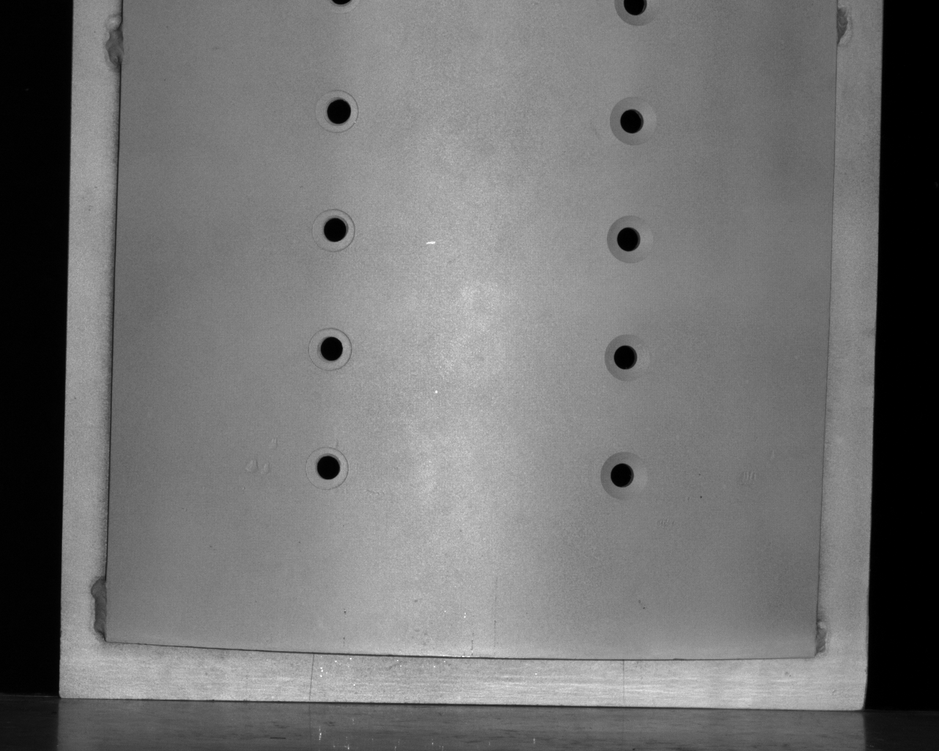
%> input picture code1/myself/testronghe/L/4.bmp, 939 x 751 px, shrunk from 1280 x 1024 before the run
$ octave --eval "result = captureCircles_Matlab(imread('testronghe/L/4.bmp'));"   (GNU Octave 9; MATLAB toolbox functions it lacks are replaced by stand-ins)
%> lines starting %> are read from the running program, lines starting %| are printed output that depends on the picture; in (x1, y1, x2, y2) boxes, pixels count from 0 and x2, y2 are one past the last pixel; in counts of white or black regions, pixels touching at a corner belong together; the program's own positions count from 1
function circles_new = captureCircles_Matlab(I)
%直接用matlab的方法提取圆
circles=[];
circles_new=[];
gray = im2bw(I,0.2); %二值化
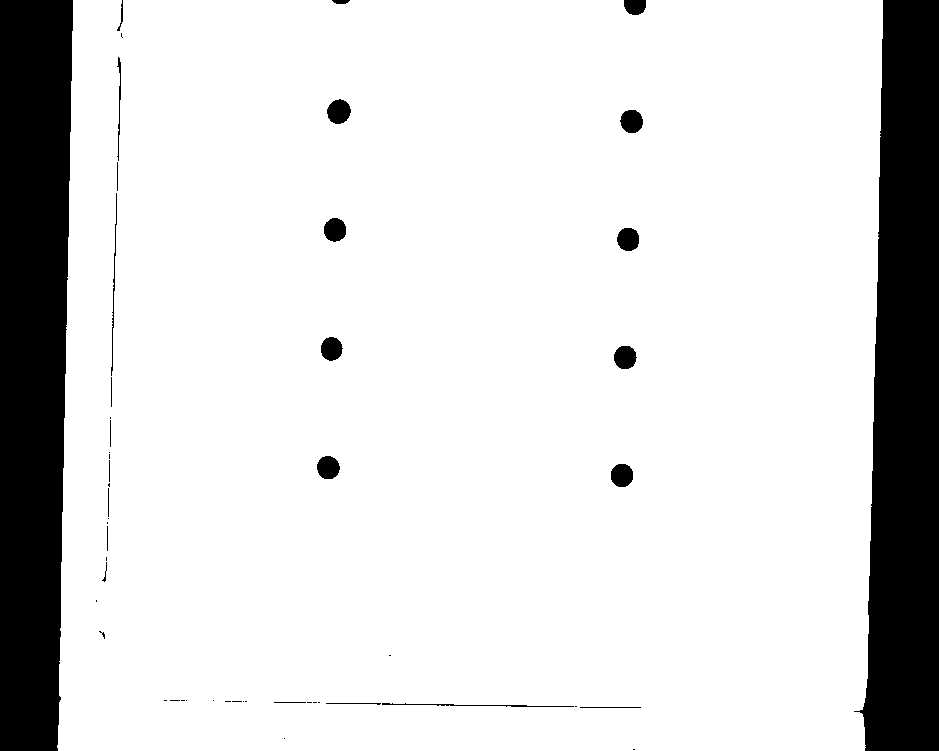
%> gray: size 751x939 logical; 85.5% white; 52 black regions (26 under 20 px), largest, box (x1, y1, x2, y2) and area: (0, 0, 73, 751) 49188, (854, 0, 939, 751) 48430, (327, 99, 351, 124) 449
%figure;imshow(gray);
[centers, radii, metric] = imfindcircles(~gray,[10 300]) ;%用matlab的函数提取圆
%> centers = [339.3 112; 632.3 122; 328.8 468.2; 625.7 358; 622.5 476; 628.7 240; 336 230.3; 332 349.3; 635.7 3.75; 36.24 339.6]; radii = [12.12; 11.65; 11.59; 11.64; 11.64; 11.61; 11.71; 11.49; 11.65; 32.21]; metric = [1.27; 1.22; 1.21; 1.21; 1.19; 1.18; 1.16; 1.1; 0.672; 0.0413]
% [5 lines of commented-out code are left out]
for i = 1:size(centers,1)
    circles = [circles;centers(i,:) radii(i)];

circles_new = circles;
circles_new = sortrows(circles_new,1);
circles_new = sortrows(circles_new,2);
end
%> this loop made 10 passes
%> circles_new on passes 1 to 3: [339.3 112 12.12], [339.3 112 12.12; 632.3 122 11.65], [339.3 112 12.12; 632.3 122 11.65; 328.8 468.2 11.59]
%> after the loop, circles = [339.3 112 12.12; 632.3 122 11.65; 328.8 468.2 11.59; 625.7 358 11.64; 622.5 476 11.64; 628.7 240 11.61; 336 230.3 11.71; 332 349.3 11.49; 635.7 3.75 11.65; 36.24 339.6 32.21]
%> `result = captureCircles_Matlab(imread('testronghe/L/4.bmp'));`: result = [635.7 3.75 11.65; 339.3 112 12.12; 632.3 122 11.65; 336 230.3 11.71; 628.7 240 11.61; 36.24 339.6 32.21; 332 349.3 11.49; 625.7 358 11.64; 328.8 468.2 11.59; 622.5 476 11.64]

$ run again, on code1/myself/testronghe/L/5.bmp
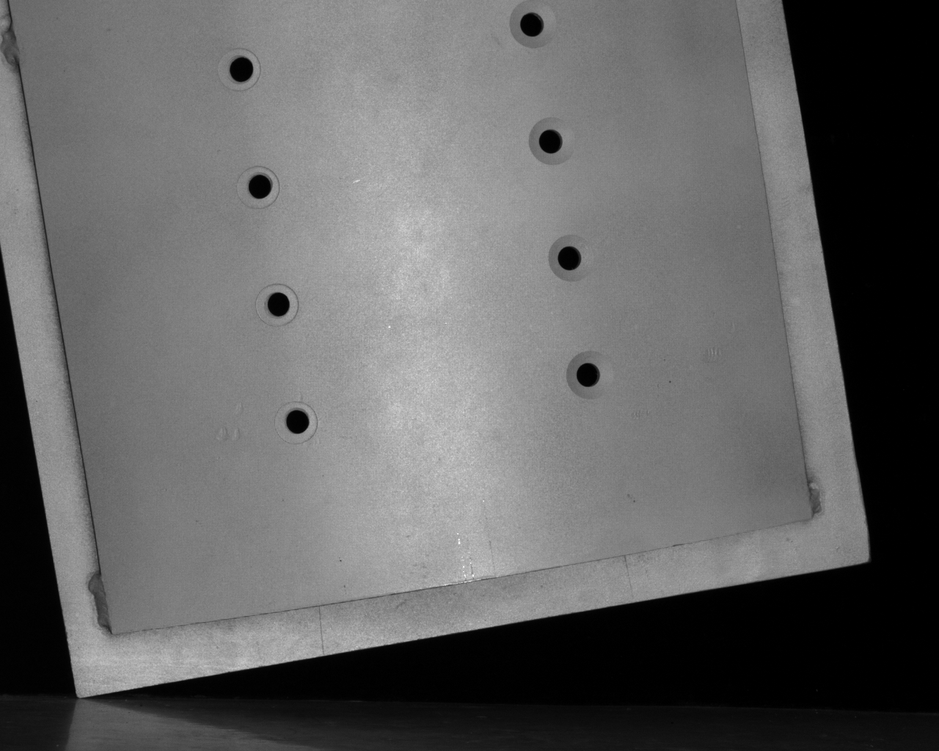
%> input picture code1/myself/testronghe/L/5.bmp, 939 x 751 px, shrunk from 1280 x 1024 before the run
%> in captureCircles_Matlab, `gray = im2bw(I,0.2);`:
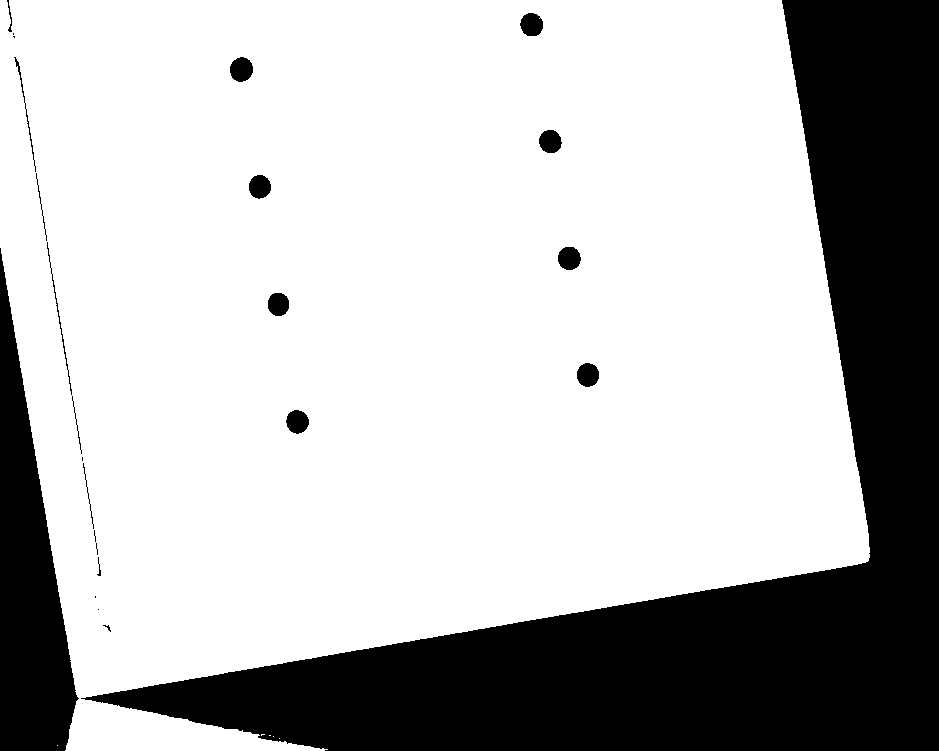
%> gray: size 751x939 logical; 73.1% white; 25 black regions (8 under 20 px), largest, box (x1, y1, x2, y2) and area: (81, 0, 939, 751) 164282, (0, 248, 79, 751) 21099, (230, 57, 253, 82) 445
%> centers = [241.8 70.17; 569.8 258.8; 550.8 142.2; 532 25.29; 298 422.3; 260 187.3; 588.5 375.5; 278.9 304.9; 184.8 699.5; 26.98 583]; radii = [11.82; 11.64; 11.64; 11.78; 11.6; 11.6; 11.67; 11.63; 17.96; 29.73]; metric = [1.29; 1.26; 1.21; 1.2; 1.19; 1.19; 1.17; 1.12; 0.118; 0.0528]
%> the loop in captureCircles_Matlab, `for i = 1:size(centers,1)` made 10 passes
%> circles_new on passes 1 to 2: [241.8 70.17 11.82], [241.8 70.17 11.82; 569.8 258.8 11.64]
%> after the loop in captureCircles_Matlab, `for i = 1:size(centers,1)`: circles = [241.8 70.17 11.82; 569.8 258.8 11.64; 550.8 142.2 11.64; 532 25.29 11.78; 298 422.3 11.6; 260 187.3 11.6; 588.5 375.5 11.67; 278.9 304.9 11.63; 184.8 699.5 17.96; 26.98 583 29.73]
%> result = [532 25.29 11.78; 241.8 70.17 11.82; 550.8 142.2 11.64; 260 187.3 11.6; 569.8 258.8 11.64; 278.9 304.9 11.63; 588.5 375.5 11.67; 298 422.3 11.6; 26.98 583 29.73; 184.8 699.5 17.96]
